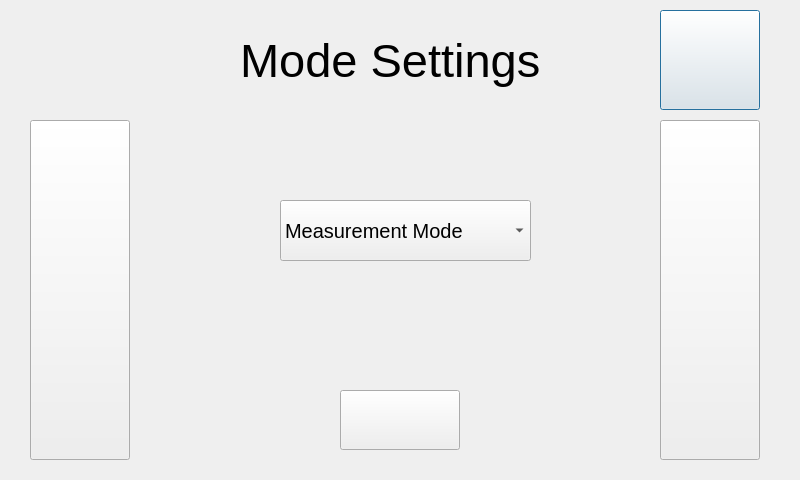
<?xml version="1.0" encoding="UTF-8"?>
<ui version="4.0">
 <class>Mode405form</class>
 <widget class="QDialog" name="Mode405form">
  <property name="geometry">
   <rect>
    <x>0</x>
    <y>0</y>
    <width>800</width>
    <height>480</height>
   </rect>
  </property>
  <property name="windowTitle">
   <string>Dialog</string>
  </property>
  <widget class="QLabel" name="ModeSettings">
   <property name="geometry">
    <rect>
     <x>240</x>
     <y>10</y>
     <width>301</width>
     <height>101</height>
    </rect>
   </property>
   <property name="font">
    <font>
     <pointsize>35</pointsize>
    </font>
   </property>
   <property name="text">
    <string>Mode Settings</string>
   </property>
  </widget>
  <widget class="QPushButton" name="Home">
   <property name="geometry">
    <rect>
     <x>660</x>
     <y>10</y>
     <width>100</width>
     <height>100</height>
    </rect>
   </property>
   <property name="text">
    <string/>
   </property>
   <property name="icon">
    <iconset resource="../../resources.qrc">
     <normaloff>:/Buttons/button_back.jpg</normaloff>:/Buttons/button_back.jpg</iconset>
   </property>
   <property name="iconSize">
    <size>
     <width>100</width>
     <height>100</height>
    </size>
   </property>
  </widget>
  <widget class="QPushButton" name="Left">
   <property name="geometry">
    <rect>
     <x>30</x>
     <y>120</y>
     <width>100</width>
     <height>340</height>
    </rect>
   </property>
   <property name="text">
    <string/>
   </property>
   <property name="icon">
    <iconset resource="../../resources.qrc">
     <normaloff>:/Buttons/Left_Carrot.jpg</normaloff>:/Buttons/Left_Carrot.jpg</iconset>
   </property>
   <property name="iconSize">
    <size>
     <width>100</width>
     <height>340</height>
    </size>
   </property>
  </widget>
  <widget class="QPushButton" name="Right">
   <property name="geometry">
    <rect>
     <x>660</x>
     <y>120</y>
     <width>100</width>
     <height>340</height>
    </rect>
   </property>
   <property name="text">
    <string/>
   </property>
   <property name="icon">
    <iconset resource="../../resources.qrc">
     <normaloff>:/Buttons/Right_Carrot.jpg</normaloff>:/Buttons/Right_Carrot.jpg</iconset>
   </property>
   <property name="iconSize">
    <size>
     <width>100</width>
     <height>340</height>
    </size>
   </property>
  </widget>
  <widget class="QPushButton" name="Save">
   <property name="geometry">
    <rect>
     <x>340</x>
     <y>390</y>
     <width>120</width>
     <height>60</height>
    </rect>
   </property>
   <property name="text">
    <string/>
   </property>
   <property name="icon">
    <iconset resource="../../resources.qrc">
     <normaloff>:/Buttons/button_save.jpg</normaloff>:/Buttons/button_save.jpg</iconset>
   </property>
   <property name="iconSize">
    <size>
     <width>120</width>
     <height>60</height>
    </size>
   </property>
  </widget>
  <widget class="QComboBox" name="setMode">
   <property name="geometry">
    <rect>
     <x>280</x>
     <y>200</y>
     <width>251</width>
     <height>61</height>
    </rect>
   </property>
   <property name="font">
    <font>
     <pointsize>15</pointsize>
    </font>
   </property>
   <item>
    <property name="text">
     <string>Measurement Mode</string>
    </property>
   </item>
   <item>
    <property name="text">
     <string>NO</string>
    </property>
   </item>
   <item>
    <property name="text">
     <string>NO2</string>
    </property>
   </item>
   <item>
    <property name="text">
     <string>NO and NO2</string>
    </property>
   </item>
  </widget>
 </widget>
 <resources>
  <include location="../../resources.qrc"/>
 </resources>
 <connections/>
</ui>
